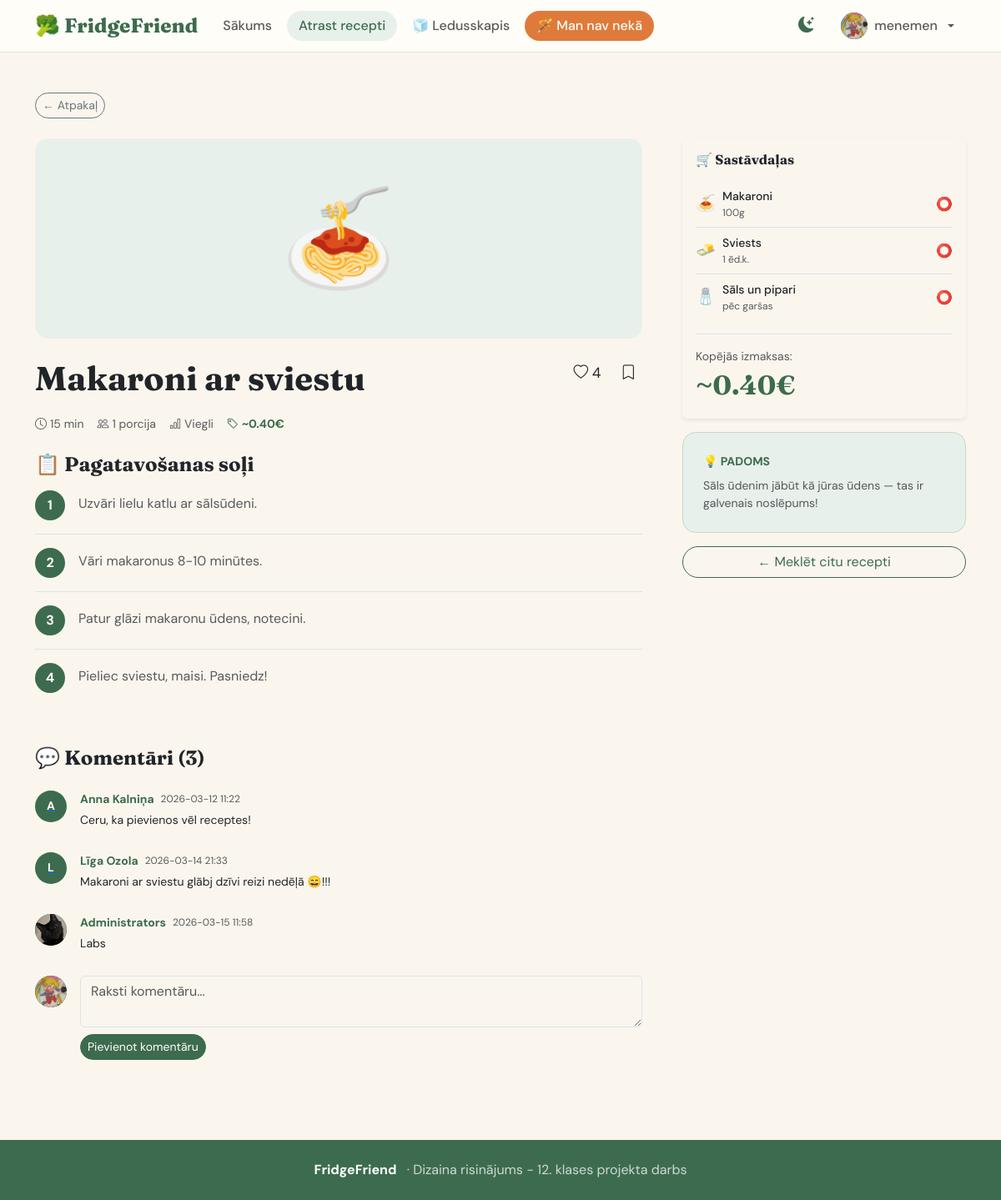
The app's page /recepte/2 (signed in) with its own data.
### tables this page shows
CREATE TABLE users (
            id            INTEGER PRIMARY KEY AUTOINCREMENT,
            username      TEXT    UNIQUE NOT NULL,
            email         TEXT    UNIQUE NOT NULL,
            password_hash TEXT    NOT NULL,
            display_name  TEXT,
            bio           TEXT,
            profile_pic   TEXT,
            is_admin      INTEGER DEFAULT 0,
            created_at    TEXT    DEFAULT CURRENT_TIMESTAMP
        );

CREATE TABLE recipes (
            id           INTEGER PRIMARY KEY AUTOINCREMENT,
            name         TEXT    NOT NULL,
            emoji        TEXT    DEFAULT "🍽️",
            time_minutes INTEGER DEFAULT 15,
            cost_eur     REAL    DEFAULT 1.0,
            difficulty   TEXT    DEFAULT "Viegli",
            serves       TEXT    DEFAULT "1 porcija",
            tip          TEXT,
            description  TEXT,
            created_by   INTEGER,
            is_official  INTEGER DEFAULT 1,
            is_public    INTEGER DEFAULT 1,
            created_at   TEXT    DEFAULT CURRENT_TIMESTAMP,
            FOREIGN KEY(created_by) REFERENCES users(id) ON DELETE SET NULL
        );

CREATE TABLE recipe_steps (
            id          INTEGER PRIMARY KEY AUTOINCREMENT,
            recipe_id   INTEGER NOT NULL,
            step_number INTEGER,
            description TEXT,
            FOREIGN KEY(recipe_id) REFERENCES recipes(id) ON DELETE CASCADE
        );

CREATE TABLE comments (
            id         INTEGER PRIMARY KEY AUTOINCREMENT,
            user_id    INTEGER,
            recipe_id  INTEGER NOT NULL,
            content    TEXT    NOT NULL,
            created_at TEXT    DEFAULT CURRENT_TIMESTAMP,
            FOREIGN KEY(user_id)   REFERENCES users(id)   ON DELETE SET NULL,
            FOREIGN KEY(recipe_id) REFERENCES recipes(id) ON DELETE CASCADE
        );

CREATE TABLE recipe_ingredients (
            id              INTEGER PRIMARY KEY AUTOINCREMENT,
            recipe_id       INTEGER NOT NULL,
            ingredient_name TEXT,
            emoji           TEXT,
            amount          TEXT,
            is_optional     INTEGER DEFAULT 0,
            FOREIGN KEY(recipe_id) REFERENCES recipes(id) ON DELETE CASCADE
        );

### app.py (the view)
@app.route('/recepte/<int:recipe_id>')
def recepte(recipe_id):
    recipe = recipes.get_by_id(recipe_id)
    if not recipe:
        flash('Recepte nav atrasta.', 'danger')
        return redirect(url_for('receptes'))
    user = get_current_user()
    return render_template('recepte.html',
        recipe=recipe,
        steps=recipes.get_steps(recipe_id),
        ingredients=recipes.get_ingredients(recipe_id),
        recipe_comments=comments.get_for_recipe(recipe_id),
        selected=request.args.get('selected', '').split(','),
        user_liked=likes.user_liked(user['id'], recipe_id) if user else False,
        user_faved=favorites.is_favorite(user['id'], recipe_id) if user else False,
        like_count=likes.count(recipe_id))

### templates/recepte.html (shortened to what this page needs)
{% extends "base.html" %}
{% block content %}
<div class="container-xl py-5">
  <a href="{{ url_for('receptes') }}" class="btn btn-outline-secondary btn-sm btn-pill mb-4">← Atpakaļ</a>
  <div class="row g-5">
    <div class="col-lg-8">
      <div class="rounded-4 d-flex align-items-center justify-content-center mb-4" style="height:240px;background:var(--ff-green-pale);font-size:7rem;">
        {{ recipe.emoji }}
      </div>
      <div class="d-flex flex-wrap align-items-start justify-content-between gap-3 mb-3">
        <div>
          <h1 class="ff-display fw-bold mb-1">{{ recipe.name }}</h1>
        </div>
        <div class="d-flex gap-2">
          <form method="POST" action="{{ url_for('toggle_like', recipe_id=recipe.id) }}" id="like-form">
            <button type="submit" class="btn btn-like {% if user_liked %}liked{% endif %}" id="like-btn" title="Patīk">
              <i class="bi bi-heart{% if user_liked %}-fill{% endif %}"></i>
              <span id="like-count">{{ like_count }}</span>
            </button>
          </form>
          {% if current_user %}
          <form method="POST" action="{{ url_for('toggle_favorite', recipe_id=recipe.id) }}" id="fav-form">
            <button type="submit" class="btn btn-like {% if user_faved %}liked{% endif %}" id="fav-btn" title="Pievienot izlasei">
              <i class="bi bi-bookmark{% if user_faved %}-fill{% endif %}"></i>
            </button>
          </form>
          {% endif %}
        </div>
      </div>
      <div class="d-flex flex-wrap gap-3 mb-4 text-muted small">
        <span><i class="bi bi-clock me-1"></i>{{ recipe.time_minutes }} min</span>
        <span><i class="bi bi-people me-1"></i>{{ recipe.serves }}</span>
        <span><i class="bi bi-bar-chart me-1"></i>{{ recipe.difficulty }}</span>
        <span class="ff-green-text fw-bold"><i class="bi bi-tag me-1"></i>~{{ "%.2f"|format(recipe.cost_eur) }}€</span>
      </div>
      <h4 class="ff-display fw-bold mb-3">📋 Pagatavošanas soļi</h4>
      {% for step in steps %}
      <div class="d-flex gap-3 mb-3 pb-3 {% if not loop.last %}border-bottom{% endif %}">
        <div class="step-num flex-shrink-0">{{ step.step_number }}</div>
        <p class="text-muted mb-0 mt-1">{{ step.description }}</p>
      </div>
      {% endfor %}
      <div id="comments" class="mt-5">
        <h4 class="ff-display fw-bold mb-4">💬 Komentāri ({{ recipe_comments|length }})</h4>
        {% for c in recipe_comments %}
        <div class="d-flex gap-3 mb-4">
          <a href="{{ url_for('publiskais_profils', username=c.username) if c.username else '#' }}">
            <div class="comment-avatar">
              {% if c.profile_pic %}<img src="{{ url_for('static', filename='uploads/avatars/'+c.profile_pic) }}" alt="">
              {% else %}{{ (c.display_name or c.username or '?')[0].upper() }}{% endif %}
            </div>
          </a>
          <div class="flex-grow-1">
            <div class="d-flex align-items-center gap-2 mb-1">
              <a href="{{ url_for('publiskais_profils', username=c.username) if c.username else '#' }}" class="fw-bold small text-decoration-none ff-green-text">
                {{ c.display_name or c.username or 'Dzēsts lietotājs' }}
              </a>
              <span class="text-muted" style="font-size:.75rem">{{ c.created_at[:16] }}</span>
            </div>
            <p class="mb-1 small">{{ c.content }}</p>
          </div>
        </div>
        {% else %}
        <p class="text-muted fst-italic">Vēl nav komentāru. Esi pirmais!</p>
        {% endfor %}
        {% if current_user %}
        <form method="POST" action="{{ url_for('add_comment', recipe_id=recipe.id) }}" class="mt-4">
          <div class="d-flex gap-3">
            <div class="comment-avatar flex-shrink-0">
              {% if current_user.profile_pic %}<img src="{{ url_for('static', filename='uploads/avatars/'+current_user.profile_pic) }}" alt="">
              {% else %}{{ (current_user.display_name or current_user.username)[0].upper() }}{% endif %}
            </div>
            <div class="flex-grow-1">
              <textarea name="content" class="form-control mb-2" rows="2" placeholder="Raksti komentāru..." required></textarea>
              <button type="submit" class="btn btn-primary btn-sm btn-pill">Pievienot komentāru</button>
            </div>
          </div>
        </form>
        {% else %}
        <div class="alert alert-secondary mt-3">
          <a href="{{ url_for('login') }}" class="ff-green-text">Pieslēdzies</a>, lai komentētu.
        </div>
        {% endif %}
      </div>
    </div>
    <div class="col-lg-4">
      <div class="sticky-top" style="top:88px">
        <div class="card border-0 shadow-sm mb-3">
          <div class="card-body">
            <h6 class="ff-display fw-bold mb-3">🛒 Sastāvdaļas</h6>
            {% for ing in ingredients %}
            {% set have = ing.ingredient_name in selected %}
            <div class="d-flex align-items-center gap-2 py-2 {% if not loop.last %}border-bottom{% endif %}">
              <span style="font-size:1.2rem">{{ ing.emoji }}</span>
              <div class="flex-grow-1"><div class="small fw-medium">{{ ing.ingredient_name }}</div><div style="font-size:.75rem" class="text-muted">{{ ing.amount }}</div></div>
              <span>{% if have %}✅{% else %}⭕{% endif %}</span>
            </div>
            {% endfor %}
            <div class="mt-3 pt-3 border-top">
              <div class="small text-muted">Kopējās izmaksas:</div>
              <div class="ff-display fw-bold ff-green-text" style="font-size:2rem">~{{ "%.2f"|format(recipe.cost_eur) }}€</div>
            </div>
          </div>
        </div>
        {% if recipe.tip %}
        <div class="ff-sidebar-card mb-3">
          <div class="small fw-bold text-uppercase ff-green-text mb-2">💡 Padoms</div>
          <p class="small text-muted mb-0">{{ recipe.tip }}</p>
        </div>
        {% endif %}
        <a href="{{ url_for('sastavdalas') }}" class="btn btn-outline-primary btn-pill w-100">← Meklēt citu recepti</a>
      </div>
    </div>
  </div>
</div>
{% endblock %}

### templates/base.html (shortened to what this page needs)
<!DOCTYPE html>
<html lang="lv" data-bs-theme="light">
<head>
  <link href="https://cdn.jsdelivr.net/npm/bootstrap@5.3.3/dist/css/bootstrap.min.css" rel="stylesheet">
  <link href="https://cdn.jsdelivr.net/npm/bootstrap-icons@1.11.3/font/bootstrap-icons.min.css" rel="stylesheet">
  <link rel="stylesheet" href="{{ url_for('static', filename='style.css') }}">
</head>
<body class="page-fade">
<nav class="navbar navbar-expand-lg sticky-top">
  <div class="container-xl">
    <a class="navbar-brand" href="{{ url_for('sakums') }}">🥦 FridgeFriend</a>
    <div class="collapse navbar-collapse" id="navMenu">
      <ul class="navbar-nav me-auto gap-1">
        <li class="nav-item">
          <a class="nav-link {% if request.endpoint=='sakums' %}active{% endif %}" href="{{ url_for('sakums') }}">Sākums</a>
        </li>
        <li class="nav-item">
          <a class="nav-link {% if request.endpoint in ['sastavdalas','receptes','recepte'] %}active{% endif %}" href="{{ url_for('sastavdalas') }}">Atrast recepti</a>
        </li>
        <li class="nav-item">
          <a class="nav-link {% if request.endpoint=='mans_ledusskapis' %}active{% endif %}" href="{{ url_for('mans_ledusskapis') }}">🧊 Ledusskapis</a>
        </li>
        <li class="nav-item">
          <a class="nav-link btn-orange {% if request.endpoint=='mann_nav' %}active{% endif %}" href="{{ url_for('mann_nav') }}">🪄 Man nav nekā</a>
        </li>
      </ul>
      <ul class="navbar-nav align-items-center gap-2">
        <li class="nav-item">
          <button id="darkToggle" title="Tumšais/gaišais režīms">
            <i class="bi bi-moon-stars-fill" id="darkIcon"></i>
          </button>
        </li>
        {% if current_user %}
        <li class="nav-item dropdown">
          <a class="nav-link dropdown-toggle d-flex align-items-center gap-2" href="#" data-bs-toggle="dropdown">
            <div class="nav-avatar">
              {% if current_user.profile_pic %}
                <img src="{{ url_for('static', filename='uploads/avatars/' + current_user.profile_pic) }}" alt="">
              {% else %}
                {{ (current_user.display_name or current_user.username)[0].upper() }}
              {% endif %}
            </div>
            <span class="d-none d-lg-inline">{{ current_user.display_name or current_user.username }}</span>
          </a>
        </li>
        {% else %}
        <li class="nav-item"><a class="nav-link" href="{{ url_for('login') }}">Pieslēgties</a></li>
        <li class="nav-item"><a class="btn btn-primary btn-sm btn-pill px-3" href="{{ url_for('register') }}">Reģistrēties</a></li>
        {% endif %}
      </ul>
    </div>
  </div>
</nav>
{% block content %}{% endblock %}
<footer class="py-4 mt-5">
  <div class="container-xl text-center">
    <strong class="text-white">FridgeFriend</strong>
    <span class="ms-2">·  Dizaina risinājums - 12. klases projekta darbs </span>
  </div>
</footer>
</body>
</html>

### records on screen
users: profile_pic (picture), display_name+username "menemen"
recipes: emoji "🍝", name "Makaroni ar sviestu", time_minutes "15", serves "1 porcija", difficulty "Viegli", cost_eur "0.40", tip "Sāls ūdenim jābūt kā jūras ūdens — tas ir galvenais noslēpums!"
recipe_steps: step_number "1", description "Uzvāri lielu katlu ar sālsūdeni."
recipe_steps: step_number "2", description "Vāri makaronus 8-10 minūtes."
recipe_steps: step_number "3", description "Patur glāzi makaronu ūdens, notecini."
recipe_steps: step_number "4", description "Pieliec sviestu, maisi. Pasniedz!"
comments: display_name "Anna Kalniņa", created_at "2026-03-12 11:22", content "Ceru, ka pievienos vēl receptes!"
users: display_name "A"
comments: display_name "Līga Ozola", created_at "2026-03-14 21:33", content "Makaroni ar sviestu glābj dzīvi reizi nedēļā 😄!!!"
users: display_name "L"
comments: profile_pic (picture), display_name "Administrators", created_at "2026-03-15 11:58", content "Labs"
recipe_ingredients: emoji "🍝", ingredient_name "Makaroni", amount "100g"
recipe_ingredients: emoji "🧈", ingredient_name "Sviests", amount "1 ēd.k."
recipe_ingredients: emoji "🧂", ingredient_name "Sāls un pipari", amount "pēc garšas"

### other values on screen
{{ like_count }} "4"
{{ recipe_comments|length }} "3"
